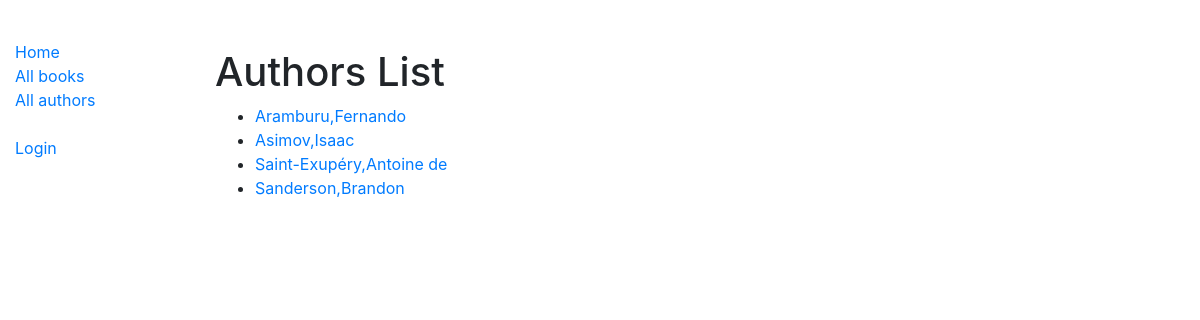
Screenshot of /catalog/authors/ with the database file from the repository.
### catalog/models.py (models this page shows, shortened)
class Author(models.Model):
    first_name = models.CharField(max_length=100)
    last_name = models.CharField(max_length=100)
    date_of_birth = models.DateField(null=True, blank=True)
    date_of_death = models.DateField('Died', null=True, blank=True)
    class Meta:
        ordering = ['last_name', 'first_name']
    def get_absolute_url(self):
        return reverse('author-detail', args=[str(self.id)])

### catalog/views.py (the view)
# urls.py: path('authors/', views.AuthorListView.as_view(), name='authors'),
class AuthorListView(generic.ListView):
    model = Author
    paginate_by = 10

### catalog/templates/catalog/author_list.html (shortened to what this page needs)
{% extends "base_generic.html" %}
{% block content %}
  <br>
  <br>
  <h1>Authors List</h1>
  {% if author_list %}
    <ul>
      {% for author in author_list %}
        <li>
          <a href="{{ author.get_absolute_url }}">{{ author.last_name }},{{ author.first_name }}</a> &nbsp &nbsp &nbsp
        </li>
      {% endfor %}
    </ul>
    <br>
  {% else %}
    <p>There are no authors in the library.</p>
  {% endif %}
{% endblock %}

### rows the page displays
Author: last_name "Aramburu", first_name "Fernando"
Author: last_name "Asimov", first_name "Isaac"
Author: last_name "Saint-Exupéry", first_name "Antoine de"
Author: last_name "Sanderson", first_name "Brandon"
